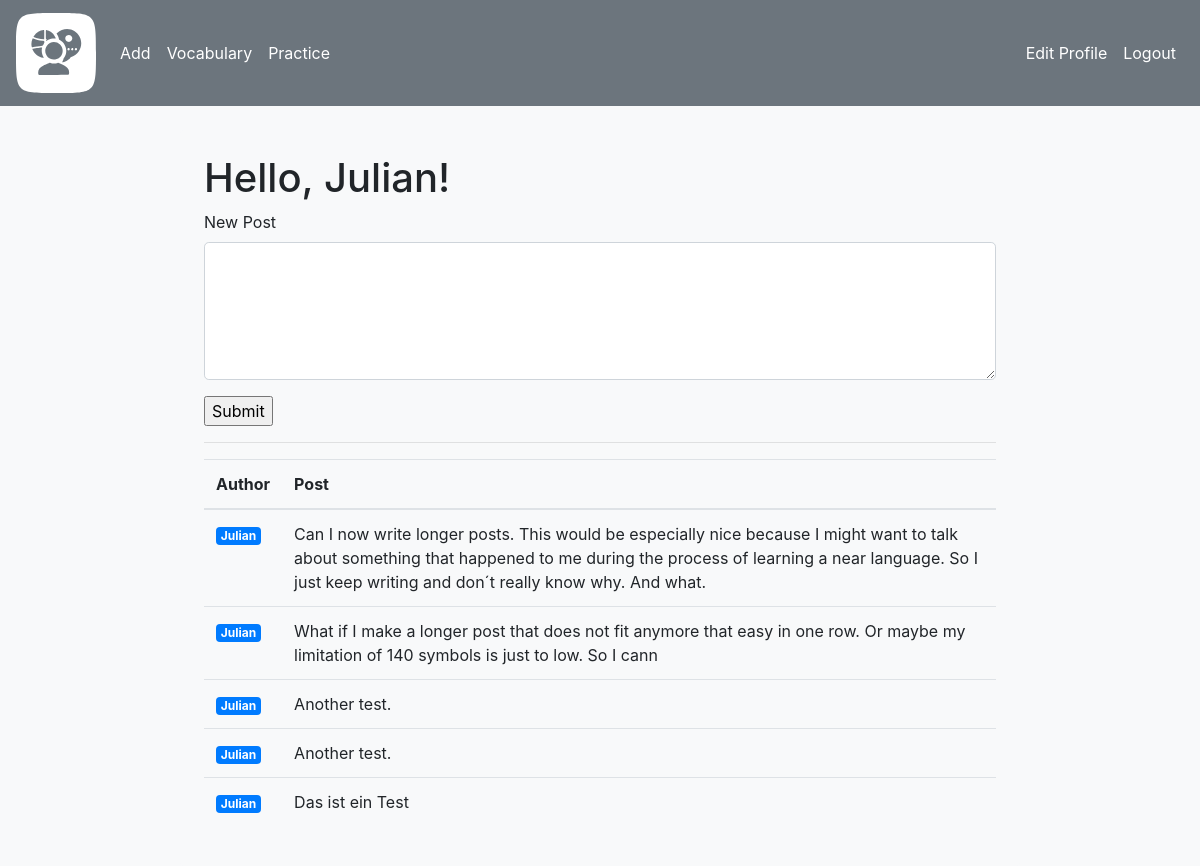
The app's page /index (signed in) with its own data.
### app/models.py (models this page shows, shortened)
class User(UserMixin, db.Model):
    __tablename__ = "user"
    id: so.Mapped[int] = so.mapped_column(primary_key=True)
    username: so.Mapped[str] = so.mapped_column(sa.String(64), index=True, unique=True)
    email: so.Mapped[str] = so.mapped_column(sa.String(120), index=True, unique=True)
    password_hash: so.Mapped[Optional[str]] = so.mapped_column(sa.String(256))
    about_me: so.Mapped[Optional[str]] = so.mapped_column(sa.String(140))
    last_seen: so.Mapped[Optional[datetime]] = so.mapped_column(default=lambda: datetime.now(timezone.utc))
    languages: so.Mapped[list['Language']]= so.relationship(
        secondary=user_language,
        back_populates='users')
    posts: so.Mapped[list['Post']]=so.relationship(back_populates='author')
    def avatar(self, size):
        digest = md5(self.email.lower().encode('utf-8')).hexdigest()
        return f"https://www.gravatar.com/avatar/{digest}?d=identicon&s={size}"

class Post(db.Model):
    __tablename__="post"
    id: so.Mapped[int] = so.mapped_column(primary_key=True)
    body: so.Mapped[str] = so.mapped_column(sa.String(500))
    timestamp: so.Mapped[datetime] = so.mapped_column(index=True, default=lambda: datetime.now(timezone.utc))
    user_id: so.Mapped[int] = so.mapped_column(sa.ForeignKey(User.id), index=True)
    author: so.Mapped[User] = so.relationship(back_populates='posts')

### app/routes.py (the view)
@app.route('/')
@app.route('/index', methods=["GET","POST"])
@login_required
def index():
    form = AddPostForm()
    if form.validate_on_submit():
        new_post = Post(body=form.post.data, author=current_user)
        db.session.add(new_post)
        db.session.commit()
        flash("Post was added, successfully!", 'success')
        form.post.data = ""
        return redirect(url_for("index"))
    elif request.method == "GET":
        form.post.data = ""
    else:
        print(f"validate_on_submit: {form.validate_on_submit()}")
    posts = db.session.scalars(sa.select(Post).order_by(Post.timestamp.desc())).all()
    return render_template("index.html", title="Home", posts=posts, form=form)

### app/forms.py
class AddPostForm(FlaskForm):
    post = TextAreaField("New Post",validators=[Length(max=500), DataRequired()])
    submit = SubmitField("Submit")

### app/models.py (called while the page is built)
@login.user_loader
def load_user(id):
    return db.session.get(User, int(id))

### app/routes.py (called while the page is built)
@app.before_request
def before_request():
    if current_user.is_authenticated:
        current_user.last_seen = datetime.now(timezone.utc)
        db.session.commit()

### app/templates/index.html (shortened to what this page needs)
{% extends 'base.html'%}
{% block content %}
    <h1>Hello, {{ current_user.username }}!</h1>
    <form action="" method="post">
        <p>{{ form.post.label(class="form-control-label") }}<br>
            {{ form.post(class="form-control form-control-lg", cols=50, rows=4) }}</p>
        <p>{{ form.submit() }}</p>
    </form>
    <hr>
    <div class="responsive-table">
        <table class="table">
            <thead>
                <th>Author</th>
                <th>Post</th>
            </thead>
            <tbody>
                {% for post in posts %}
                    {% include "_post.html" %}
                {% endfor %}
            </tbody>
        </table>
    </div>
{% endblock %}

### app/templates/base.html (shortened to what this page needs)
<!doctype html>
<html lang="en">
  <head>
    <link rel="stylesheet" href="https://stackpath.bootstrapcdn.com/bootstrap/4.3.1/css/bootstrap.min.css">
    <link rel="stylesheet" href="{{url_for('static', filename='custom.css')}}">
  </head>
  <body class="bg-light">
    <nav class="navbar navbar-expand-md navbar-light bg-secondary">
        <a class="navbar-brand text-white" href="{{ url_for('index')}}"><img src="{{ url_for('static', filename='polyglot_pivot_logo.svg') }}" width="80" height="80"></a>
        <div class="collapse navbar-collapse" id="navbarNav">
            <ul class="navbar-nav">
              <li class="nav-item">
                  <a class="nav-link text-white" href="#">Add</a>
              </li>
              <li class="nav-item active">
                <a class="nav-link text-white" href="#">Vocabulary</a>
              </li>
              <li class="nav-item active">
                <a class="nav-link text-white" href="#">Practice</a>
              </li>
            </ul>
            <ul class="navbar-nav ml-auto">
              {% if current_user.is_anonymous %}
              <li class="nav-item active">
                <a class="nav-link text-white" href="{{url_for('login')}}">Login</a>
              </li>
              <li class="nav-item active">
                <a class="nav-link text-white" href="{{url_for('register')}}">Register</a>
              </li>
              {% else %}
              <li class="nav-item active">
                <a class="nav-link text-white" href="{{url_for('edit_profile')}}">Edit Profile</a>
              </li>
              <li class="nav-item active">
                <a class="nav-link text-white" href="{{url_for('logout')}}">Logout</a>
              </li>
              {% endif %}
            </ul>
        </div>
    </nav>
    <div class="container bg-light rounded p-4 mt-4">
        {% block content %} {% endblock %}
    </div>
  </body>
</html>

### app/templates/_post.html
<tr>
    <td>
        <a href="{{ url_for('user', username=post.author.username) }}"><span class="badge badge-primary">{{ post.author.username }}</span></a>
    </td>
    <td>
        {{ post.body }}
    </td>
</tr>

### app/static/custom.css (style rules this page uses)
.container { width: 70%; }

### records on screen
User: username "Julian"
Post: author.username "Julian", body "Can I now write longer posts. This would be especially nice because I might want to talk about something that happened to me during the process of learning a near language. So I just keep writing and don´t really know why. And what."
Post: author.username "Julian", body "What if I make a longer post that does not fit anymore that easy in one row. Or maybe my limitation of 140 symbols is just to low. So I cann"
Post: author.username "Julian", body "Another test."
Post: author.username "Julian", body "Another test."
Post: author.username "Julian", body "Das ist ein Test"
